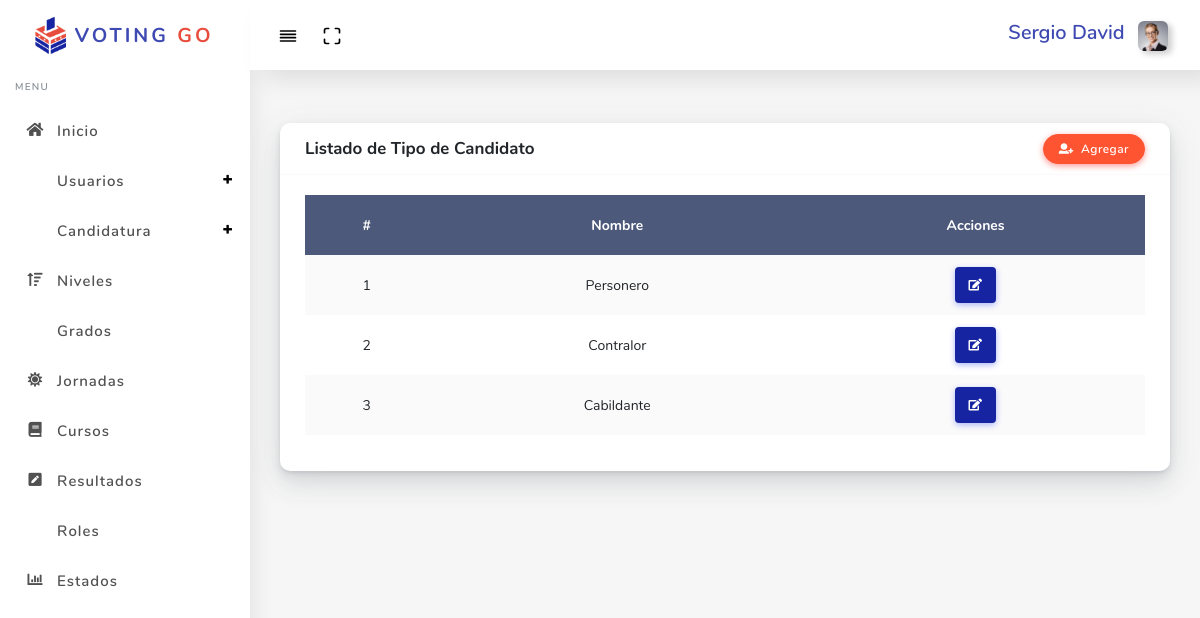
The page /?controller=CandidateType (signed in) on the database its author committed.
### tables this page shows
CREATE TABLE `candidate_types` (
  `id` int(11) NOT NULL,
  `candidatetype_name` varchar(20) NOT NULL
);

### controllers/CandidateTypeController.php (called while the page is built, shortened)
<?php
	require 'models/CandidateType.php';
	class CandidateTypeController
	{
		private $model;
		public function __construct()
		{
			$this->model = new CandidateType;
		}
		public function index()
		{
			require 'views/layout.php';
			$CandidateTypes = $this->model->getAll();
			require 'views/candidatetype/listcandidatetype.php';
		}
	}

### models/CandidateType.php (called while the page is built, shortened)
<?php
	class CandidateType
	{
		private $pdo;
		public function __construct()
		{
			try {
				$this->pdo = new Database;
			} catch(PDOException $e) {
				die($e->getMessage());
			}
		}
		public function getAll()
		{
			try {
				$strSql = "SELECT * FROM candidate_types WHERE candidatetype_name='Personero' OR candidatetype_name='Contralor' OR candidatetype_name='Cabildante'";
				$query = $this->pdo->select($strSql);
				return $query;
			} catch(PDOException $e) {
				die($e->getMessage());
			}
		}
	}

### providers/Database.php (called while the page is built, shortened)
<?php
class Database extends PDO
{
	public function select($strSql, $arrayData = array(), $fetchMode = PDO::FETCH_OBJ)
	{
		$query = $this->prepare($strSql);
		if(!$query->execute()) {
			echo "Error, la Consulta no se Realizó";
		} else {
			return $query->fetchAll($fetchMode);
		}
	}
}

### views/candidatetype/listcandidatetype.php (the view, shortened to what this page needs)
  <link rel="stylesheet" href="assets/bundles/datatables/datatables.min.css">
  <link rel="stylesheet" href="assets/bundles/datatables/DataTables-1.10.16/css/dataTables.bootstrap4.min.css">
<div class="main-content">
        <section class="section">
          <div class="section-body">
                <div class="row">
              <div class="col-12">
                <div class="card">
                  <div class="card-header">
                    <h4>Listado de Tipo de Candidato</h4>
                    <button type="button" class="btn btn-icon icon-left btn-danger ml-auto" data-toggle="modal" data-target="#basicModal"><i class="fas fa-user-plus"></i> Agregar</button>
                  </div>
                  <div class="card-body">
                    <div class="table-responsive">
                      <table class="table table-striped table-hover" id="table-2">
                        <thead>
                          <tr>
                            <th># </th>
                            <th>Nombre</th>
                            <th>Acciones</th>
                          </tr>
                        </thead>
                        <tbody>
                          <?php foreach ($CandidateTypes as $CandidateType) : ?>
                          <tr>
                            <td><?php echo $CandidateType->id ?></td>
                            <td><?php echo $CandidateType->candidatetype_name ?></td>
                            <td>
                              <span data-toggle="tooltip" data-placement="right" title="Editar Tipo de Candidato">
                                <a href="?controller=CandidateType&method=edit&id=<?php echo $CandidateType->id ?>" type="button" class="btn-icon btn btn-primary" data-toggle="modal" data-target="#basicModal<?php echo $CandidateType->id ?>"><i class="fas fa-edit"></i></a>
                              </span>
                            </td>
                          </tr>
                          <?php endforeach ?>
                        </tbody>
                      </table>
                    </div>
                  </div>
                </div>
              </div>
            </div>
          </div>
      </section>
  </div>

### assets/css/style2.css (style rules this page uses)
th { text-align: center; }
td { text-align: center; }

### rows shown on the page
candidate_types: id "1", candidatetype_name "Personero"
candidate_types: id "2", candidatetype_name "Contralor"
candidate_types: id "3", candidatetype_name "Cabildante"

### other values the page prints
$_SESSION['user']->name "Sergio David"
